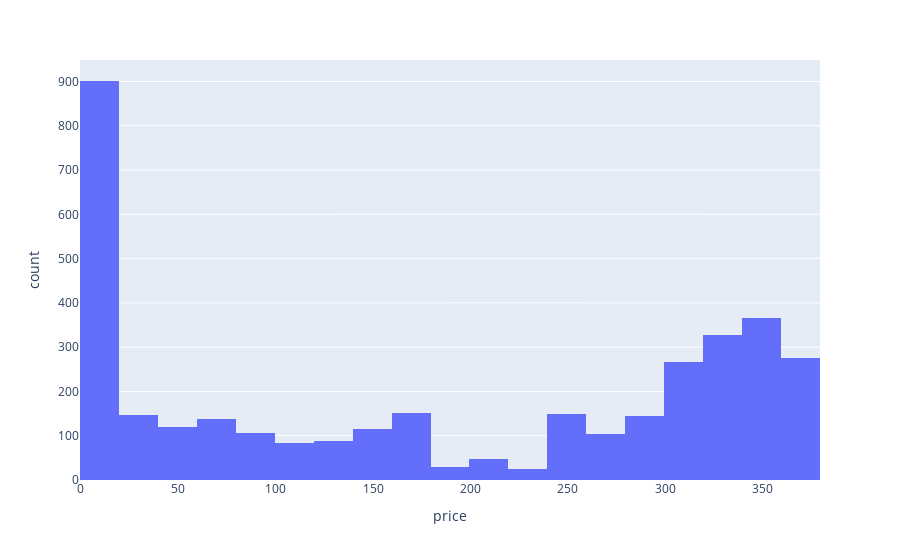

Notebook code for this chart:
### Code cell
# Get the distribution of prices
count = cal.groupby('listing_id').count()
count = count.reset_index(drop=True)
fig = px.histogram(count, x="price")
fig.show()

### Figure 1 — Plotly figure (JSON) as saved in the notebook; plotly's stock layout.template omitted (floating-point values rounded to 4 significant figures; data arrays with more than 128 entries replaced by an {"elided": "..."} marker saying what was removed)
{"data": [{"alignmentgroup": "True", "bingroup": "x", "hovertemplate": "price=%{x}<br>count=%{y}<extra></extra>", "legendgroup": "", "marker": {"color": "#636efa"}, "name": "", "offsetgroup": "", "orientation": "v", "showlegend": false, "type": "histogram", "x": {"elided": "3585 int values"}, "xaxis": "x", "yaxis": "y"}], "layout": {"barmode": "relative", "legend": {"tracegroupgap": 0}, "margin": {"t": 60}, "xaxis": {"anchor": "y", "domain": [0, 1], "title": {"text": "price"}}, "yaxis": {"anchor": "x", "domain": [0, 1], "title": {"text": "count"}}}}
